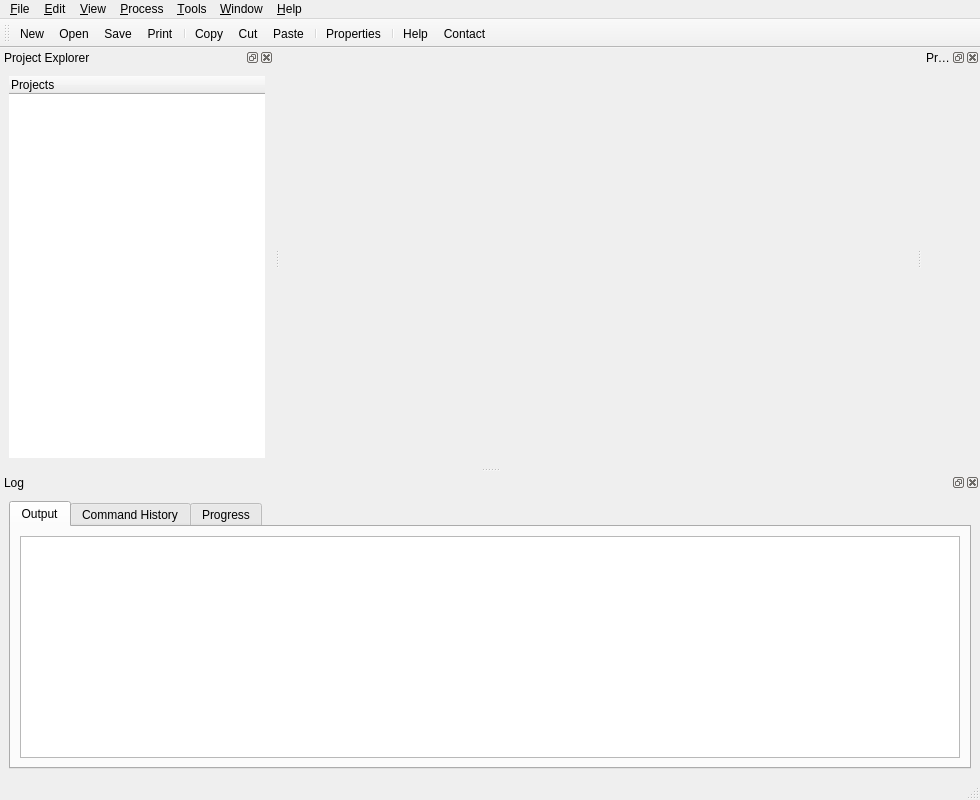
<?xml version="1.0" encoding="UTF-8"?>
<ui version="4.0">
 <class>MainWindow</class>
 <widget class="QMainWindow" name="MainWindow">
  <property name="geometry">
   <rect>
    <x>0</x>
    <y>0</y>
    <width>980</width>
    <height>800</height>
   </rect>
  </property>
  <property name="contextMenuPolicy">
   <enum>Qt::CustomContextMenu</enum>
  </property>
  <property name="windowTitle">
   <string>CLEED-IV</string>
  </property>
  <property name="windowIcon">
   <iconset resource="res/res.qrc">
    <normaloff>:/CLEED_logo.png</normaloff>:/CLEED_logo.png</iconset>
  </property>
  <property name="iconSize">
   <size>
    <width>24</width>
    <height>24</height>
   </size>
  </property>
  <widget class="QWidget" name="centralwidget">
   <layout class="QVBoxLayout" name="verticalLayout">
    <item>
     <widget class="QMdiArea" name="mdiArea">
      <property name="background">
       <brush brushstyle="NoBrush">
        <color alpha="255">
         <red>160</red>
         <green>160</green>
         <blue>160</blue>
        </color>
       </brush>
      </property>
     </widget>
    </item>
   </layout>
  </widget>
  <widget class="QMenuBar" name="menubar">
   <property name="geometry">
    <rect>
     <x>0</x>
     <y>0</y>
     <width>980</width>
     <height>21</height>
    </rect>
   </property>
   <widget class="QMenu" name="fileMenu">
    <property name="title">
     <string>&amp;File</string>
    </property>
    <widget class="QMenu" name="sessionMenu">
     <property name="title">
      <string>S&amp;ession</string>
     </property>
     <property name="icon">
      <iconset resource="res/res.qrc">
       <normaloff>:/session.svg</normaloff>:/session.svg</iconset>
     </property>
     <addaction name="saveSessionAction"/>
     <addaction name="restoreSessionAction"/>
    </widget>
    <widget class="QMenu" name="exportMenu">
     <property name="title">
      <string>&amp;Export</string>
     </property>
     <property name="icon">
      <iconset resource="res/res.qrc">
       <normaloff>:/export.svg</normaloff>:/export.svg</iconset>
     </property>
     <addaction name="exportXYZAction"/>
     <addaction name="exportIVCurvesAction"/>
    </widget>
    <widget class="QMenu" name="recentFilesMenu">
     <property name="title">
      <string>&amp;Recent</string>
     </property>
     <property name="icon">
      <iconset resource="res/res.qrc">
       <normaloff>:/clock.svg</normaloff>:/clock.svg</iconset>
     </property>
    </widget>
    <addaction name="newAction"/>
    <addaction name="recentFilesMenu"/>
    <addaction name="separator"/>
    <addaction name="importAction"/>
    <addaction name="exportMenu"/>
    <addaction name="separator"/>
    <addaction name="saveAction"/>
    <addaction name="saveAsAction"/>
    <addaction name="saveAllAction"/>
    <addaction name="sessionMenu"/>
    <addaction name="separator"/>
    <addaction name="settingsAction"/>
    <addaction name="separator"/>
    <addaction name="printAction"/>
    <addaction name="separator"/>
    <addaction name="exitAction"/>
   </widget>
   <widget class="QMenu" name="editMenu">
    <property name="title">
     <string>&amp;Edit</string>
    </property>
    <addaction name="copyAction"/>
    <addaction name="cutAction"/>
    <addaction name="pasteAction"/>
    <addaction name="selectAllAction"/>
    <addaction name="separator"/>
    <addaction name="undoAction"/>
    <addaction name="redoAction"/>
   </widget>
   <widget class="QMenu" name="helpMenu">
    <property name="title">
     <string>&amp;Help</string>
    </property>
    <addaction name="helpAction"/>
    <addaction name="helpCleedAction"/>
    <addaction name="separator"/>
    <addaction name="updateAction"/>
    <addaction name="separator"/>
    <addaction name="aboutAction"/>
    <addaction name="aboutQtAction"/>
    <addaction name="separator"/>
    <addaction name="contactAction"/>
    <addaction name="websiteAction"/>
   </widget>
   <widget class="QMenu" name="viewMenu">
    <property name="title">
     <string>&amp;View</string>
    </property>
    <widget class="QMenu" name="hideMenu">
     <property name="title">
      <string>&amp;Hide</string>
     </property>
     <addaction name="hideAllAction"/>
    </widget>
    <widget class="QMenu" name="showMenu">
     <property name="title">
      <string>&amp;Show</string>
     </property>
     <addaction name="showAllAction"/>
    </widget>
    <widget class="QMenu" name="toolbarsMenu">
     <property name="title">
      <string>&amp;Toolbars</string>
     </property>
     <addaction name="mdiAction"/>
    </widget>
    <addaction name="showMenu"/>
    <addaction name="hideMenu"/>
    <addaction name="toolbarsMenu"/>
    <addaction name="separator"/>
    <addaction name="showExplorerAction"/>
    <addaction name="showPropertiesAction"/>
    <addaction name="showLogAction"/>
    <addaction name="showScriptAction"/>
   </widget>
   <widget class="QMenu" name="processMenu">
    <property name="title">
     <string>&amp;Process</string>
    </property>
    <widget class="QMenu" name="scriptingMenu">
     <property name="title">
      <string>Scripting...</string>
     </property>
     <property name="icon">
      <iconset resource="res/res.qrc">
       <normaloff>:/hash.svg</normaloff>:/hash.svg</iconset>
     </property>
     <widget class="QMenu" name="recentScriptsMenu">
      <property name="title">
       <string>Recent</string>
      </property>
      <property name="icon">
       <iconset resource="res/res.qrc">
        <normaloff>:/clock.svg</normaloff>:/clock.svg</iconset>
      </property>
      <addaction name="separator"/>
     </widget>
     <addaction name="runScriptAction"/>
     <addaction name="lastUsedScriptAction"/>
     <addaction name="separator"/>
     <addaction name="recentScriptsMenu"/>
     <addaction name="separator"/>
    </widget>
    <widget class="QMenu" name="menuGenerate_IVs">
     <property name="title">
      <string>Extract IVs</string>
     </property>
     <addaction name="extractLEEDData"/>
     <addaction name="extractLEEMData"/>
    </widget>
    <addaction name="processIVCurvesAction"/>
    <addaction name="menuGenerate_IVs"/>
    <addaction name="scriptingMenu"/>
   </widget>
   <widget class="QMenu" name="windowMenu">
    <property name="title">
     <string>&amp;Window</string>
    </property>
    <addaction name="minimiseAction"/>
    <addaction name="separator"/>
   </widget>
   <widget class="QMenu" name="menu_Tools">
    <property name="title">
     <string>&amp;Tools</string>
    </property>
    <addaction name="patternAction"/>
    <addaction name="latticeAction"/>
   </widget>
   <addaction name="fileMenu"/>
   <addaction name="editMenu"/>
   <addaction name="viewMenu"/>
   <addaction name="processMenu"/>
   <addaction name="menu_Tools"/>
   <addaction name="windowMenu"/>
   <addaction name="helpMenu"/>
  </widget>
  <widget class="QStatusBar" name="statusbar"/>
  <widget class="QToolBar" name="toolBarFile">
   <property name="contextMenuPolicy">
    <enum>Qt::CustomContextMenu</enum>
   </property>
   <property name="windowTitle">
    <string>toolBarFile</string>
   </property>
   <attribute name="toolBarArea">
    <enum>TopToolBarArea</enum>
   </attribute>
   <attribute name="toolBarBreak">
    <bool>false</bool>
   </attribute>
   <addaction name="newAction"/>
   <addaction name="openAction"/>
   <addaction name="saveAction"/>
   <addaction name="printAction"/>
   <addaction name="separator"/>
   <addaction name="copyAction"/>
   <addaction name="cutAction"/>
   <addaction name="pasteAction"/>
   <addaction name="separator"/>
   <addaction name="settingsAction"/>
   <addaction name="separator"/>
   <addaction name="helpAction"/>
   <addaction name="contactAction"/>
  </widget>
  <widget class="QDockWidget" name="dockWidgetProjects">
   <property name="acceptDrops">
    <bool>true</bool>
   </property>
   <property name="toolTip">
    <string>CLEED Projects</string>
   </property>
   <property name="statusTip">
    <string>CLEED Projects</string>
   </property>
   <property name="windowTitle">
    <string>Project Explorer</string>
   </property>
   <attribute name="dockWidgetArea">
    <number>1</number>
   </attribute>
   <widget class="QWidget" name="dockWidgetContents_5">
    <layout class="QVBoxLayout" name="verticalLayout_2">
     <item>
      <widget class="QTreeWidget" name="treeWidgetFiles">
       <property name="contextMenuPolicy">
        <enum>Qt::CustomContextMenu</enum>
       </property>
       <property name="frameShape">
        <enum>QFrame::NoFrame</enum>
       </property>
       <property name="frameShadow">
        <enum>QFrame::Plain</enum>
       </property>
       <column>
        <property name="text">
         <string>Projects</string>
        </property>
       </column>
      </widget>
     </item>
    </layout>
   </widget>
  </widget>
  <widget class="QDockWidget" name="dockWidgetProperties">
   <property name="windowTitle">
    <string>Properties</string>
   </property>
   <attribute name="dockWidgetArea">
    <number>2</number>
   </attribute>
   <widget class="QWidget" name="dockWidgetContents_6"/>
  </widget>
  <widget class="QDockWidget" name="dockWidgetLog">
   <property name="features">
    <set>QDockWidget::AllDockWidgetFeatures</set>
   </property>
   <property name="allowedAreas">
    <set>Qt::AllDockWidgetAreas</set>
   </property>
   <property name="windowTitle">
    <string>Log</string>
   </property>
   <attribute name="dockWidgetArea">
    <number>8</number>
   </attribute>
   <widget class="QWidget" name="dockWidgetContents_10">
    <layout class="QVBoxLayout" name="verticalLayout_3">
     <item>
      <widget class="QTabWidget" name="tabWidgetLog">
       <property name="sizePolicy">
        <sizepolicy hsizetype="MinimumExpanding" vsizetype="MinimumExpanding">
         <horstretch>0</horstretch>
         <verstretch>0</verstretch>
        </sizepolicy>
       </property>
       <property name="currentIndex">
        <number>0</number>
       </property>
       <widget class="QWidget" name="tabOutput">
        <attribute name="icon">
         <iconset resource="res/res.qrc">
          <normaloff>:/comment_alt2_stroke_28x32.png</normaloff>:/comment_alt2_stroke_28x32.png</iconset>
        </attribute>
        <attribute name="title">
         <string>Output</string>
        </attribute>
        <attribute name="toolTip">
         <string>Logging for GUI</string>
        </attribute>
        <layout class="QVBoxLayout" name="verticalLayout_4">
         <item>
          <widget class="QTextEdit" name="textEditLog">
           <property name="sizePolicy">
            <sizepolicy hsizetype="MinimumExpanding" vsizetype="MinimumExpanding">
             <horstretch>0</horstretch>
             <verstretch>0</verstretch>
            </sizepolicy>
           </property>
           <property name="documentTitle">
            <string>CLEED Log</string>
           </property>
           <property name="lineWrapMode">
            <enum>QTextEdit::NoWrap</enum>
           </property>
           <property name="readOnly">
            <bool>true</bool>
           </property>
          </widget>
         </item>
        </layout>
       </widget>
       <widget class="QWidget" name="tabCommands">
        <attribute name="icon">
         <iconset resource="res/res.qrc">
          <normaloff>:/hourglass.svg</normaloff>:/hourglass.svg</iconset>
        </attribute>
        <attribute name="title">
         <string>Command History</string>
        </attribute>
        <attribute name="toolTip">
         <string>list of commands to refer back to</string>
        </attribute>
        <layout class="QVBoxLayout" name="verticalLayout_5">
         <item>
          <widget class="QListWidget" name="listWidgetCommands"/>
         </item>
        </layout>
       </widget>
       <widget class="QWidget" name="tabProgress">
        <attribute name="icon">
         <iconset resource="res/res.qrc">
          <normaloff>:/loop_alt2_32x28.png</normaloff>:/loop_alt2_32x28.png</iconset>
        </attribute>
        <attribute name="title">
         <string>Progress</string>
        </attribute>
        <attribute name="toolTip">
         <string>csearch progress for current model</string>
        </attribute>
        <layout class="QVBoxLayout" name="verticalLayout_6">
         <item>
          <widget class="QTableWidget" name="tableProgress">
           <property name="sizePolicy">
            <sizepolicy hsizetype="MinimumExpanding" vsizetype="MinimumExpanding">
             <horstretch>0</horstretch>
             <verstretch>0</verstretch>
            </sizepolicy>
           </property>
           <property name="minimumSize">
            <size>
             <width>561</width>
             <height>0</height>
            </size>
           </property>
           <property name="verticalScrollBarPolicy">
            <enum>Qt::ScrollBarAsNeeded</enum>
           </property>
           <property name="textElideMode">
            <enum>Qt::ElideRight</enum>
           </property>
           <column>
            <property name="text">
             <string>Iteration</string>
            </property>
            <property name="icon">
             <iconset resource="res/res.qrc">
              <normaloff>:/loop_alt2_32x28.png</normaloff>:/loop_alt2_32x28.png</iconset>
            </property>
           </column>
           <column>
            <property name="text">
             <string>Positions</string>
            </property>
            <property name="icon">
             <iconset resource="res/res.qrc">
              <normaloff>:/atom_pos.svg</normaloff>:/atom_pos.svg</iconset>
            </property>
           </column>
           <column>
            <property name="text">
             <string>Theta</string>
            </property>
            <property name="icon">
             <iconset resource="res/res.qrc">
              <normaloff>:/theta.svg</normaloff>:/theta.svg</iconset>
            </property>
           </column>
           <column>
            <property name="text">
             <string>Phi</string>
            </property>
            <property name="icon">
             <iconset resource="res/res.qrc">
              <normaloff>:/phi.svg</normaloff>:/phi.svg</iconset>
            </property>
           </column>
           <column>
            <property name="text">
             <string>Rf</string>
            </property>
           </column>
           <column>
            <property name="text">
             <string>Shift</string>
            </property>
            <property name="icon">
             <iconset resource="res/res.qrc">
              <normaloff>:/graph_shift_thick.svg</normaloff>:/graph_shift_thick.svg</iconset>
            </property>
           </column>
           <column>
            <property name="text">
             <string>Rg</string>
            </property>
           </column>
           <column>
            <property name="text">
             <string>Rt</string>
            </property>
           </column>
           <column>
            <property name="text">
             <string>Time</string>
            </property>
            <property name="icon">
             <iconset resource="res/res.qrc">
              <normaloff>:/clock.svg</normaloff>:/clock.svg</iconset>
            </property>
           </column>
          </widget>
         </item>
         <item>
          <layout class="QHBoxLayout" name="horizontalLayout">
           <item>
            <widget class="QLabel" name="labelProgress">
             <property name="text">
              <string>&lt;html&gt;&lt;head/&gt;&lt;body&gt;&lt;p&gt;&lt;span style=&quot; font-weight:600;&quot;&gt;Best:&lt;/span&gt; [# ]  Rp =  &lt;/p&gt;&lt;/body&gt;&lt;/html&gt;</string>
             </property>
            </widget>
           </item>
           <item>
            <spacer name="horizontalSpacer">
             <property name="orientation">
              <enum>Qt::Horizontal</enum>
             </property>
             <property name="sizeHint" stdset="0">
              <size>
               <width>40</width>
               <height>20</height>
              </size>
             </property>
            </spacer>
           </item>
           <item>
            <widget class="QPushButton" name="pushButton">
             <property name="text">
              <string>Display Graph</string>
             </property>
            </widget>
           </item>
          </layout>
         </item>
        </layout>
       </widget>
      </widget>
     </item>
    </layout>
   </widget>
  </widget>
  <action name="copyAction">
   <property name="icon">
    <iconset resource="res/res.qrc">
     <normaloff>:/copy.svg</normaloff>:/copy.svg</iconset>
   </property>
   <property name="text">
    <string>&amp;Copy</string>
   </property>
   <property name="shortcut">
    <string>Ctrl+C</string>
   </property>
  </action>
  <action name="cutAction">
   <property name="icon">
    <iconset resource="res/res.qrc">
     <normaloff>:/Scissors_icon_black.svg</normaloff>:/Scissors_icon_black.svg</iconset>
   </property>
   <property name="text">
    <string>Cu&amp;t</string>
   </property>
   <property name="shortcut">
    <string>Ctrl+X</string>
   </property>
  </action>
  <action name="pasteAction">
   <property name="icon">
    <iconset resource="res/res.qrc">
     <normaloff>:/clipboard.svg</normaloff>:/clipboard.svg</iconset>
   </property>
   <property name="text">
    <string>&amp;Paste</string>
   </property>
   <property name="shortcut">
    <string>Ctrl+V</string>
   </property>
  </action>
  <action name="newAction">
   <property name="icon">
    <iconset resource="res/res.qrc">
     <normaloff>:/document_alt_stroke.svg</normaloff>:/document_alt_stroke.svg</iconset>
   </property>
   <property name="text">
    <string>&amp;New...</string>
   </property>
   <property name="toolTip">
    <string>Create new...</string>
   </property>
   <property name="shortcut">
    <string>Ctrl+N</string>
   </property>
  </action>
  <action name="openAction">
   <property name="icon">
    <iconset resource="res/res.qrc">
     <normaloff>:/folder_fill.svg</normaloff>:/folder_fill.svg</iconset>
   </property>
   <property name="text">
    <string>&amp;Open...</string>
   </property>
   <property name="toolTip">
    <string>Open an existing file</string>
   </property>
   <property name="shortcut">
    <string>Ctrl+O</string>
   </property>
  </action>
  <action name="saveAction">
   <property name="icon">
    <iconset resource="res/res.qrc">
     <normaloff>:/save.svg</normaloff>:/save.svg</iconset>
   </property>
   <property name="text">
    <string>&amp;Save</string>
   </property>
  </action>
  <action name="saveSessionAction">
   <property name="icon">
    <iconset resource="res/res.qrc">
     <normaloff>:/sessionSave.svg</normaloff>:/sessionSave.svg</iconset>
   </property>
   <property name="text">
    <string>Save S&amp;tate</string>
   </property>
   <property name="shortcut">
    <string>Ctrl+Shift+T</string>
   </property>
  </action>
  <action name="restoreSessionAction">
   <property name="icon">
    <iconset resource="res/res.qrc">
     <normaloff>:/sessionRestore.svg</normaloff>:/sessionRestore.svg</iconset>
   </property>
   <property name="text">
    <string>&amp;Restore</string>
   </property>
   <property name="shortcut">
    <string>Ctrl+Shift+R</string>
   </property>
  </action>
  <action name="settingsAction">
   <property name="icon">
    <iconset resource="res/res.qrc">
     <normaloff>:/wrench.svg</normaloff>:/wrench.svg</iconset>
   </property>
   <property name="text">
    <string>&amp;Properties</string>
   </property>
  </action>
  <action name="printAction">
   <property name="icon">
    <iconset resource="res/res.qrc">
     <normaloff>:/print.svg</normaloff>:/print.svg</iconset>
   </property>
   <property name="text">
    <string>&amp;Print...</string>
   </property>
   <property name="shortcut">
    <string>Ctrl+P</string>
   </property>
  </action>
  <action name="exitAction">
   <property name="icon">
    <iconset resource="res/res.qrc">
     <normaloff>:/exit.svg</normaloff>:/exit.svg</iconset>
   </property>
   <property name="text">
    <string>&amp;Exit</string>
   </property>
   <property name="shortcut">
    <string>Ctrl+Q</string>
   </property>
  </action>
  <action name="updateAction">
   <property name="icon">
    <iconset resource="res/res.qrc">
     <normaloff>:/rss_alt.svg</normaloff>:/rss_alt.svg</iconset>
   </property>
   <property name="text">
    <string>&amp;Update</string>
   </property>
   <property name="shortcut">
    <string>Ctrl+U</string>
   </property>
  </action>
  <action name="helpAction">
   <property name="icon">
    <iconset resource="res/res.qrc">
     <normaloff>:/book.svg</normaloff>:/book.svg</iconset>
   </property>
   <property name="text">
    <string>&amp;Help</string>
   </property>
   <property name="shortcut">
    <string>F1</string>
   </property>
  </action>
  <action name="helpCleedAction">
   <property name="icon">
    <iconset resource="res/res.qrc">
     <normaloff>:/question.svg</normaloff>:/question.svg</iconset>
   </property>
   <property name="text">
    <string>&amp;CLEED Help</string>
   </property>
   <property name="shortcut">
    <string>Alt+F1</string>
   </property>
  </action>
  <action name="aboutQtAction">
   <property name="icon">
    <iconset resource="res/res.qrc">
     <normaloff>:/qt.svg</normaloff>:/qt.svg</iconset>
   </property>
   <property name="text">
    <string>About &amp;Qt</string>
   </property>
  </action>
  <action name="contactAction">
   <property name="icon">
    <iconset resource="res/res.qrc">
     <normaloff>:/mail.svg</normaloff>:/mail.svg</iconset>
   </property>
   <property name="text">
    <string>&amp;Contact</string>
   </property>
   <property name="toolTip">
    <string>Contact Developers</string>
   </property>
   <property name="shortcut">
    <string>F2</string>
   </property>
  </action>
  <action name="aboutAction">
   <property name="icon">
    <iconset resource="res/res.qrc">
     <normaloff>:/info.svg</normaloff>:/info.svg</iconset>
   </property>
   <property name="text">
    <string>&amp;About</string>
   </property>
  </action>
  <action name="saveAllAction">
   <property name="icon">
    <iconset resource="res/res.qrc">
     <normaloff>:/saveAll.svg</normaloff>:/saveAll.svg</iconset>
   </property>
   <property name="text">
    <string>Save A&amp;ll</string>
   </property>
  </action>
  <action name="saveAsAction">
   <property name="icon">
    <iconset resource="res/res.qrc">
     <normaloff>:/saveAs.svg</normaloff>:/saveAs.svg</iconset>
   </property>
   <property name="text">
    <string>Save &amp;As...</string>
   </property>
   <property name="shortcut">
    <string>Ctrl+Shift+S</string>
   </property>
  </action>
  <action name="hideAllAction">
   <property name="text">
    <string>&amp;All</string>
   </property>
  </action>
  <action name="showAllAction">
   <property name="text">
    <string>&amp;All</string>
   </property>
  </action>
  <action name="mdiAction">
   <property name="text">
    <string>&amp;MDI</string>
   </property>
  </action>
  <action name="minimiseAction">
   <property name="icon">
    <iconset resource="res/res.qrc">
     <normaloff>:/fullscreen_exit_alt.svg</normaloff>:/fullscreen_exit_alt.svg</iconset>
   </property>
   <property name="text">
    <string>&amp;Minimise</string>
   </property>
   <property name="shortcut">
    <string>Ctrl+M</string>
   </property>
  </action>
  <action name="websiteAction">
   <property name="icon">
    <iconset resource="res/res.qrc">
     <normaloff>:/link.svg</normaloff>:/link.svg</iconset>
   </property>
   <property name="text">
    <string>Visit Website</string>
   </property>
  </action>
  <action name="showExplorerAction">
   <property name="checkable">
    <bool>true</bool>
   </property>
   <property name="checked">
    <bool>true</bool>
   </property>
   <property name="icon">
    <iconset resource="res/res.qrc">
     <normaloff>:/folder_fill.svg</normaloff>:/folder_fill.svg</iconset>
   </property>
   <property name="text">
    <string>&amp;Explorer Dock</string>
   </property>
   <property name="toolTip">
    <string>Toggle Explorer Dock Visability</string>
   </property>
   <property name="shortcut">
    <string>Ctrl+Alt+É</string>
   </property>
  </action>
  <action name="showPropertiesAction">
   <property name="checkable">
    <bool>true</bool>
   </property>
   <property name="checked">
    <bool>true</bool>
   </property>
   <property name="icon">
    <iconset resource="res/res.qrc">
     <normaloff>:/equalizer_32x32.png</normaloff>:/equalizer_32x32.png</iconset>
   </property>
   <property name="text">
    <string>&amp;Properties Dock</string>
   </property>
   <property name="shortcut">
    <string>Ctrl+Alt+P</string>
   </property>
  </action>
  <action name="showLogAction">
   <property name="checkable">
    <bool>true</bool>
   </property>
   <property name="checked">
    <bool>true</bool>
   </property>
   <property name="icon">
    <iconset resource="res/res.qrc">
     <normaloff>:/article.svg</normaloff>:/article.svg</iconset>
   </property>
   <property name="text">
    <string>&amp;Log Dock</string>
   </property>
   <property name="shortcut">
    <string>Ctrl+Alt+L</string>
   </property>
  </action>
  <action name="processIVCurvesAction">
   <property name="icon">
    <iconset resource="res/res.qrc">
     <normaloff>:/graph_dash.svg</normaloff>:/graph_dash.svg</iconset>
   </property>
   <property name="text">
    <string>&amp;IV Curves</string>
   </property>
  </action>
  <action name="importAction">
   <property name="icon">
    <iconset resource="res/res.qrc">
     <normaloff>:/import.svg</normaloff>:/import.svg</iconset>
   </property>
   <property name="text">
    <string>&amp;Import...</string>
   </property>
   <property name="toolTip">
    <string>Import model</string>
   </property>
   <property name="shortcut">
    <string>Ctrl+I</string>
   </property>
  </action>
  <action name="exportXYZAction">
   <property name="icon">
    <iconset resource="res/res.qrc">
     <normaloff>:/unitcell.svg</normaloff>:/unitcell.svg</iconset>
   </property>
   <property name="text">
    <string>&amp;XYZ model</string>
   </property>
   <property name="shortcut">
    <string>Ctrl+Shift+X</string>
   </property>
  </action>
  <action name="exportIVCurvesAction">
   <property name="icon">
    <iconset resource="res/res.qrc">
     <normaloff>:/graph_dash.svg</normaloff>:/graph_dash.svg</iconset>
   </property>
   <property name="text">
    <string>&amp;IV curves</string>
   </property>
   <property name="shortcut">
    <string>Ctrl+Shift+I</string>
   </property>
  </action>
  <action name="undoAction">
   <property name="icon">
    <iconset resource="res/res.qrc">
     <normaloff>:/undo.svg</normaloff>:/undo.svg</iconset>
   </property>
   <property name="text">
    <string>&amp;Undo</string>
   </property>
   <property name="shortcut">
    <string>Ctrl+Z</string>
   </property>
  </action>
  <action name="redoAction">
   <property name="icon">
    <iconset resource="res/res.qrc">
     <normaloff>:/redo2.svg</normaloff>:/redo2.svg</iconset>
   </property>
   <property name="text">
    <string>&amp;Redo</string>
   </property>
   <property name="shortcut">
    <string>Ctrl+Y</string>
   </property>
  </action>
  <action name="selectAllAction">
   <property name="text">
    <string>&amp;Select All</string>
   </property>
   <property name="shortcut">
    <string>Ctrl+A</string>
   </property>
  </action>
  <action name="printPreviewAction">
   <property name="icon">
    <iconset resource="res/res.qrc">
     <normaloff>:/print_preview.svg</normaloff>:/print_preview.svg</iconset>
   </property>
   <property name="text">
    <string>Print Pre&amp;view</string>
   </property>
  </action>
  <action name="lastUsedScriptAction">
   <property name="icon">
    <iconset resource="res/res.qrc">
     <normaloff>:/spin.svg</normaloff>:/spin.svg</iconset>
   </property>
   <property name="text">
    <string>&amp;Last Used...</string>
   </property>
   <property name="toolTip">
    <string>Launch Last Used Script</string>
   </property>
  </action>
  <action name="showScriptAction">
   <property name="checkable">
    <bool>true</bool>
   </property>
   <property name="checked">
    <bool>true</bool>
   </property>
   <property name="icon">
    <iconset resource="res/res.qrc">
     <normaloff>:/hash.svg</normaloff>:/hash.svg</iconset>
   </property>
   <property name="text">
    <string>S&amp;cript Dock</string>
   </property>
   <property name="toolTip">
    <string>Toggle Script Dock Visability</string>
   </property>
  </action>
  <action name="runScriptAction">
   <property name="icon">
    <iconset resource="res/res.qrc">
     <normaloff>:/movie.svg</normaloff>:/movie.svg</iconset>
   </property>
   <property name="text">
    <string>Run &amp;Script</string>
   </property>
   <property name="toolTip">
    <string>Load a python script...</string>
   </property>
  </action>
  <action name="patternAction">
   <property name="icon">
    <iconset resource="res/res.qrc">
     <normaloff>:/pattern.svg</normaloff>:/pattern.svg</iconset>
   </property>
   <property name="text">
    <string>&amp;Pattern</string>
   </property>
   <property name="toolTip">
    <string>Create a simulated LEED pattern...</string>
   </property>
  </action>
  <action name="latticeAction">
   <property name="icon">
    <iconset resource="res/res.qrc">
     <normaloff>:/fullscreen_alt.svg</normaloff>:/fullscreen_alt.svg</iconset>
   </property>
   <property name="text">
    <string>&amp;Lattice</string>
   </property>
   <property name="toolTip">
    <string>Generate lattice of atoms...</string>
   </property>
  </action>
  <action name="extractLEEDData">
   <property name="icon">
    <iconset resource="res/res.qrc">
     <normaloff>:/target_32x32.png</normaloff>:/target_32x32.png</iconset>
   </property>
   <property name="text">
    <string>From LEE&amp;D data...</string>
   </property>
   <property name="toolTip">
    <string>Extract IV curves from LEED image sequence</string>
   </property>
  </action>
  <action name="extractLEEMData">
   <property name="icon">
    <iconset resource="res/res.qrc">
     <normaloff>:/microscope.svg</normaloff>:/microscope.svg</iconset>
   </property>
   <property name="text">
    <string>From LEE&amp;M data...</string>
   </property>
  </action>
 </widget>
 <resources>
  <include location="res/res.qrc"/>
 </resources>
 <connections/>
</ui>
